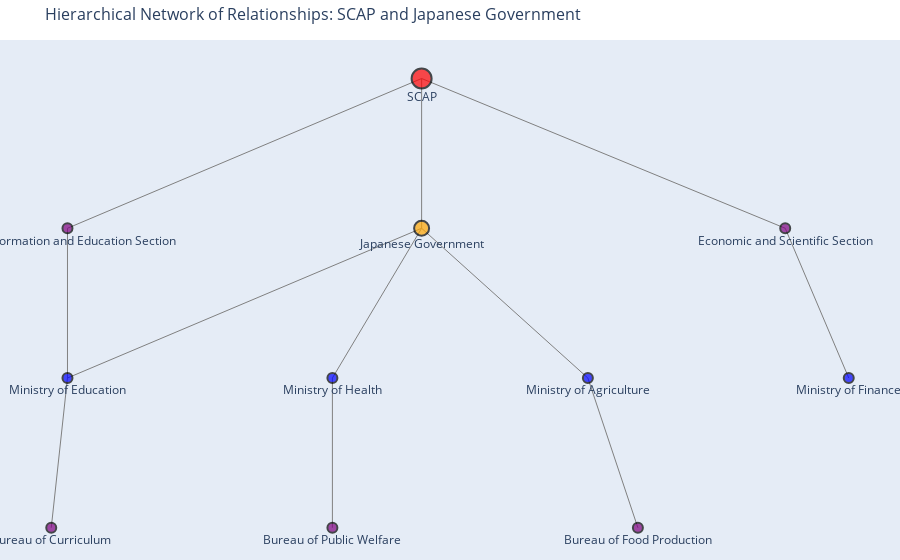

Write notebook code for a chart like this one.
### Code cell
import networkx as nx  # For creating and managing the network graph
import plotly.graph_objects as go  # For creating interactive visualizations

# Step 1: Define the relationships between entities as directed edges
# Each tuple (source, target) represents a directed relationship
relationships = [
    ("SCAP", "Japanese Government"),  # SCAP oversees the Japanese Government
    ("Japanese Government", "Ministry of Education"),  # Japanese Government supervises the Ministry of Education
    ("Japanese Government", "Ministry of Health"),  # Japanese Government supervises the Ministry of Health
    ("Japanese Government", "Ministry of Agriculture"),  # Japanese Government supervises the Ministry of Agriculture
    ("Ministry of Education", "Bureau of Curriculum"),  # Ministry of Education oversees Bureau of Curriculum
    ("Ministry of Health", "Bureau of Public Welfare"),  # Ministry of Health oversees Bureau of Public Welfare
    ("Ministry of Agriculture", "Bureau of Food Production"),  # Ministry of Agriculture oversees Bureau of Food Production
    ("SCAP", "Economic and Scientific Section"),  # SCAP manages Economic and Scientific Section
    ("SCAP", "Civil Information and Education Section"),  # SCAP manages Civil Information and Education Section
    ("Economic and Scientific Section", "Ministry of Finance"),  # Economic section connects to Ministry of Finance
    ("Civil Information and Education Section", "Ministry of Education"),  # Civil section connects to Ministry of Education
]

# Step 2: Define a description for each organization
# These descriptions will be displayed as hover text in the graph
descriptions = {
    "SCAP": "Supreme Commander for the Allied Powers, oversaw post-war Japan.",
    "Japanese Government": "Central governing body of Japan during the occupation.",
    "Ministry of Education": "Supervised educational reforms and curriculum development.",
    "Ministry of Health": "Managed public health and welfare systems.",
    "Ministry of Agriculture": "Focused on agricultural recovery and food production.",
    "Economic and Scientific Section": "Handled economic stabilization and industrial recovery.",
    "Civil Information and Education Section": "Implemented civil education and media reforms.",
    "Bureau of Curriculum": "Developed and revised school curricula.",
    "Bureau of Public Welfare": "Oversaw welfare programs for public health.",
    "Bureau of Food Production": "Ensured food supply and agricultural development.",
    "Ministry of Finance": "Managed financial policies and economic stabilization.",
}

# Step 3: Create a directed graph using NetworkX
G = nx.DiGraph()  # Initialize a directed graph
G.add_edges_from(relationships)  # Add all relationships as edges in the graph

# Step 4: Define hierarchical positions for nodes using Graphviz
# 'dot' layout generates a top-down hierarchical arrangement
pos = nx.nx_agraph.graphviz_layout(G, prog="dot")

# Step 5: Extract edge positions for visualization
edge_x = []  # x-coordinates of edges
edge_y = []  # y-coordinates of edges
for edge in G.edges():  # Iterate through all edges in the graph
    x0, y0 = pos[edge[0]]  # Start position of the edge
    x1, y1 = pos[edge[1]]  # End position of the edge
    edge_x.append(x0)  # Add x-coordinate of the start
    edge_x.append(x1)  # Add x-coordinate of the end
    edge_x.append(None)  # Add a None to break between edges
    edge_y.append(y0)  # Add y-coordinate of the start
    edge_y.append(y1)  # Add y-coordinate of the end
    edge_y.append(None)  # Add a None to break between edges

# Step 6: Create edge traces for Plotly
edge_trace = go.Scatter(
    x=edge_x,  # x-coordinates of edges
    y=edge_y,  # y-coordinates of edges
    line=dict(width=1, color="gray"),  # Style of the edges
    hoverinfo="none",  # No hover text for edges
    mode="lines"  # Draw as lines
)

# Step 7: Extract node positions, labels, and attributes
node_x = []  # x-coordinates of nodes
node_y = []  # y-coordinates of nodes
node_text = []  # Hover text for nodes
node_color = []  # Color of nodes
node_size = []  # Size of nodes

for node in G.nodes():  # Iterate through all nodes in the graph
    x, y = pos[node]  # Get the position of the node
    node_x.append(x)  # Add x-coordinate of the node
    node_y.append(y)  # Add y-coordinate of the node
    node_text.append(f"{node}: {descriptions[node]}")  # Add detailed description for hover text
    node_color.append(  # Assign color based on the type of node
        "red" if node == "SCAP" else
        "orange" if node == "Japanese Government" else
        "blue" if "Ministry" in node else
        "purple"
    )
    node_size.append(  # Assign size based on the importance of the node
        20 if node == "SCAP" else
        15 if "Government" in node else
        10
    )

# Step 8: Create node traces for Plotly
node_trace = go.Scatter(
    x=node_x,  # x-coordinates of nodes
    y=node_y,  # y-coordinates of nodes
    mode="markers+text",  # Show markers and labels
    text=[node for node in G.nodes()],  # Node names as labels
    hovertext=node_text,  # Detailed descriptions for hover text
    hoverinfo="text",  # Show only hover text on hover
    marker=dict(  # Style for the markers
        color=node_color,  # Node colors
        size=node_size,  # Node sizes
        line=dict(width=2, color="black")  # Black border for nodes
    ),
    textposition="bottom center"  # Position labels below nodes
)

# Step 9: Create the Plotly figure
fig = go.Figure(data=[edge_trace, node_trace],  # Add edge and node traces
                layout=go.Layout(
                    title="Hierarchical Network of Relationships: SCAP and Japanese Government",  # Title of the graph
                    titlefont_size=16,  # Font size for the title
                    showlegend=False,  # No legend is needed
                    hovermode="closest",  # Highlight the closest point on hover
                    margin=dict(b=0, l=0, r=0, t=40),  # Set margins for the plot
                    xaxis=dict(showgrid=False, zeroline=False, showticklabels=False),  # Hide x-axis
                    yaxis=dict(showgrid=False, zeroline=False, showticklabels=False)   # Hide y-axis
                ))

# Step 10: Display the figure
fig.show()  # Render the interactive network graph

### Figure 1 — Plotly figure (JSON) as saved in the notebook; plotly's stock layout.template omitted (floating-point values rounded to 4 significant figures)
{"data": [{"hoverinfo": "none", "line": {"color": "gray", "width": 1}, "mode": "lines", "type": "scatter", "x": [417.3, 417.3, null, 417.3, 686.3, null, 417.3, 155.3, null, 417.3, 155.3, null, 417.3, 351.3, null, 417.3, 540.3, null, 155.3, 143.3, null, 351.3, 351.3, null, 540.3, 577.3, null, 686.3, 733.3, null, 155.3, 155.3, null], "y": [234, 162, null, 234, 162, null, 234, 162, null, 162, 90, null, 162, 90, null, 162, 90, null, 90, 18, null, 90, 18, null, 90, 18, null, 162, 90, null, 162, 90, null]}, {"hoverinfo": "text", "hovertext": ["SCAP: Supreme Commander for the Allied Powers, oversaw post-war Japan.", "Japanese Government: Central governing body of Japan during the occupation.", "Ministry of Education: Supervised educational reforms and curriculum development.", "Ministry of Health: Managed public health and welfare systems.", "Ministry of Agriculture: Focused on agricultural recovery and food production.", "Bureau of Curriculum: Developed and revised school curricula.", "Bureau of Public Welfare: Oversaw welfare programs for public health.", "Bureau of Food Production: Ensured food supply and agricultural development.", "Economic and Scientific Section: Handled economic stabilization and industrial recovery.", "Civil Information and Education Section: Implemented civil education and media reforms.", "Ministry of Finance: Managed financial policies and economic stabilization."], "marker": {"color": ["red", "orange", "blue", "blue", "blue", "purple", "purple", "purple", "purple", "purple", "blue"], "line": {"color": "black", "width": 2}, "size": [20, 15, 10, 10, 10, 10, 10, 10, 10, 10, 10]}, "mode": "markers+text", "text": ["SCAP", "Japanese Government", "Ministry of Education", "Ministry of Health", "Ministry of Agriculture", "Bureau of Curriculum", "Bureau of Public Welfare", "Bureau of Food Production", "Economic and Scientific Section", "Civil Information and Education Section", "Ministry of Finance"], "textposition": "bottom center", "type": "scatter", "x": [417.3, 417.3, 155.3, 351.3, 540.3, 143.3, 351.3, 577.3, 686.3, 155.3, 733.3], "y": [234, 162, 90, 90, 90, 18, 18, 18, 162, 162, 90]}], "layout": {"autosize": true, "hovermode": "closest", "margin": {"b": 0, "l": 0, "r": 0, "t": 40}, "showlegend": false, "title": {"font": {"size": 16}, "text": "Hierarchical Network of Relationships: SCAP and Japanese Government"}, "xaxis": {"autorange": true, "range": [106.4, 770.2], "showgrid": false, "showticklabels": false, "type": "linear", "zeroline": false}, "yaxis": {"autorange": true, "range": [0.1504, 256.9], "showgrid": false, "showticklabels": false, "type": "linear", "zeroline": false}}}
